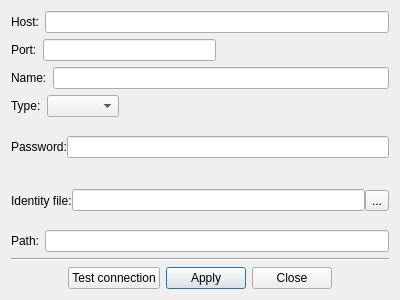
<?xml version="1.0" encoding="UTF-8"?>
<ui version="4.0">
 <class>QWoDbSftpDetailDialog</class>
 <widget class="QDialog" name="QWoDbSftpDetailDialog">
  <property name="geometry">
   <rect>
    <x>0</x>
    <y>0</y>
    <width>400</width>
    <height>300</height>
   </rect>
  </property>
  <property name="windowTitle">
   <string>Dialog</string>
  </property>
  <layout class="QVBoxLayout" name="verticalLayout">
   <item>
    <layout class="QHBoxLayout" name="horizontalLayout">
     <item>
      <widget class="QLabel" name="label">
       <property name="text">
        <string>Host:</string>
       </property>
      </widget>
     </item>
     <item>
      <widget class="QLineEdit" name="host"/>
     </item>
    </layout>
   </item>
   <item>
    <layout class="QHBoxLayout" name="horizontalLayout_8">
     <item>
      <widget class="QLabel" name="label_7">
       <property name="text">
        <string>Port:</string>
       </property>
      </widget>
     </item>
     <item>
      <widget class="QLineEdit" name="port"/>
     </item>
     <item>
      <spacer name="horizontalSpacer_4">
       <property name="orientation">
        <enum>Qt::Horizontal</enum>
       </property>
       <property name="sizeHint" stdset="0">
        <size>
         <width>40</width>
         <height>20</height>
        </size>
       </property>
      </spacer>
     </item>
    </layout>
   </item>
   <item>
    <layout class="QHBoxLayout" name="horizontalLayout_2">
     <item>
      <widget class="QLabel" name="label_2">
       <property name="text">
        <string>Name:</string>
       </property>
      </widget>
     </item>
     <item>
      <widget class="QLineEdit" name="name"/>
     </item>
    </layout>
   </item>
   <item>
    <layout class="QHBoxLayout" name="horizontalLayout_3">
     <item>
      <widget class="QLabel" name="label_3">
       <property name="text">
        <string>Type:</string>
       </property>
      </widget>
     </item>
     <item>
      <widget class="QComboBox" name="type"/>
     </item>
     <item>
      <spacer name="horizontalSpacer">
       <property name="orientation">
        <enum>Qt::Horizontal</enum>
       </property>
       <property name="sizeHint" stdset="0">
        <size>
         <width>40</width>
         <height>20</height>
        </size>
       </property>
      </spacer>
     </item>
    </layout>
   </item>
   <item>
    <widget class="QWidget" name="passArea" native="true">
     <layout class="QHBoxLayout" name="horizontalLayout_4">
      <property name="spacing">
       <number>0</number>
      </property>
      <property name="leftMargin">
       <number>0</number>
      </property>
      <property name="topMargin">
       <number>0</number>
      </property>
      <property name="rightMargin">
       <number>0</number>
      </property>
      <property name="bottomMargin">
       <number>0</number>
      </property>
      <item>
       <widget class="QLabel" name="label_4">
        <property name="text">
         <string>Password:</string>
        </property>
       </widget>
      </item>
      <item>
       <widget class="QLineEdit" name="password"/>
      </item>
     </layout>
    </widget>
   </item>
   <item>
    <widget class="QWidget" name="identityArea" native="true">
     <layout class="QHBoxLayout" name="horizontalLayout_5">
      <property name="spacing">
       <number>0</number>
      </property>
      <property name="leftMargin">
       <number>0</number>
      </property>
      <property name="topMargin">
       <number>0</number>
      </property>
      <property name="rightMargin">
       <number>0</number>
      </property>
      <property name="bottomMargin">
       <number>0</number>
      </property>
      <item>
       <widget class="QLabel" name="label_5">
        <property name="text">
         <string>Identity file:</string>
        </property>
       </widget>
      </item>
      <item>
       <widget class="QLineEdit" name="identity"/>
      </item>
      <item>
       <widget class="QToolButton" name="btnIdentify">
        <property name="text">
         <string>...</string>
        </property>
        <property name="icon">
         <iconset resource="woterm.qrc">
          <normaloff>../private/skins/black/proxy.png</normaloff>../private/skins/black/proxy.png</iconset>
        </property>
       </widget>
      </item>
     </layout>
    </widget>
   </item>
   <item>
    <layout class="QHBoxLayout" name="horizontalLayout_6">
     <item>
      <widget class="QLabel" name="label_6">
       <property name="text">
        <string>Path:</string>
       </property>
      </widget>
     </item>
     <item>
      <widget class="QLineEdit" name="path"/>
     </item>
    </layout>
   </item>
   <item>
    <widget class="Line" name="line">
     <property name="orientation">
      <enum>Qt::Horizontal</enum>
     </property>
    </widget>
   </item>
   <item>
    <layout class="QHBoxLayout" name="horizontalLayout_7">
     <item>
      <spacer name="horizontalSpacer_2">
       <property name="orientation">
        <enum>Qt::Horizontal</enum>
       </property>
       <property name="sizeHint" stdset="0">
        <size>
         <width>40</width>
         <height>20</height>
        </size>
       </property>
      </spacer>
     </item>
     <item>
      <widget class="QPushButton" name="btnTest">
       <property name="text">
        <string>Test connection</string>
       </property>
      </widget>
     </item>
     <item>
      <widget class="QPushButton" name="btnApply">
       <property name="text">
        <string>Apply</string>
       </property>
       <property name="default">
        <bool>true</bool>
       </property>
      </widget>
     </item>
     <item>
      <widget class="QPushButton" name="btnClose">
       <property name="text">
        <string>Close</string>
       </property>
      </widget>
     </item>
     <item>
      <spacer name="horizontalSpacer_3">
       <property name="orientation">
        <enum>Qt::Horizontal</enum>
       </property>
       <property name="sizeHint" stdset="0">
        <size>
         <width>40</width>
         <height>20</height>
        </size>
       </property>
      </spacer>
     </item>
    </layout>
   </item>
  </layout>
 </widget>
 <resources>
  <include location="woterm.qrc"/>
 </resources>
 <connections/>
</ui>
